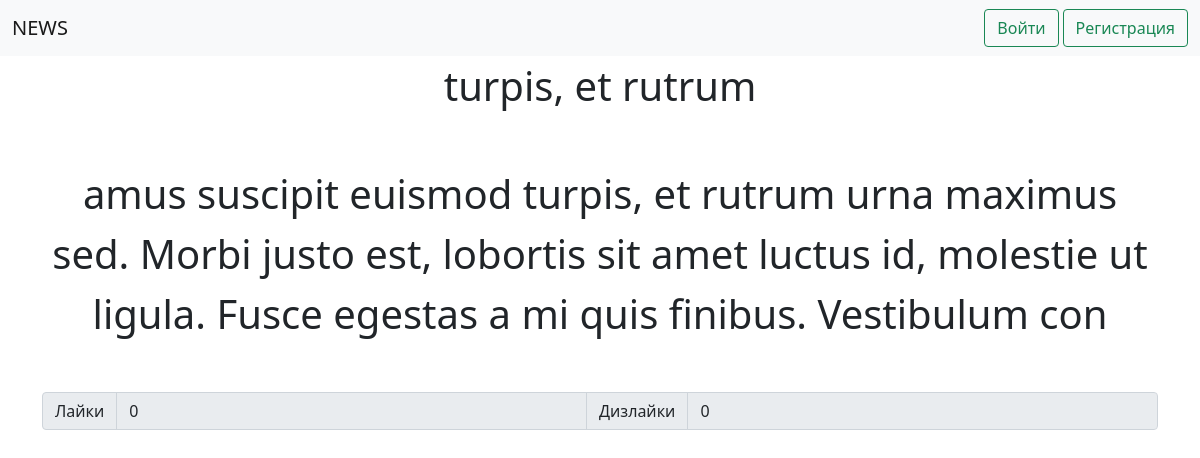
Page /post/post.php?postId=3 on the earlier database version.
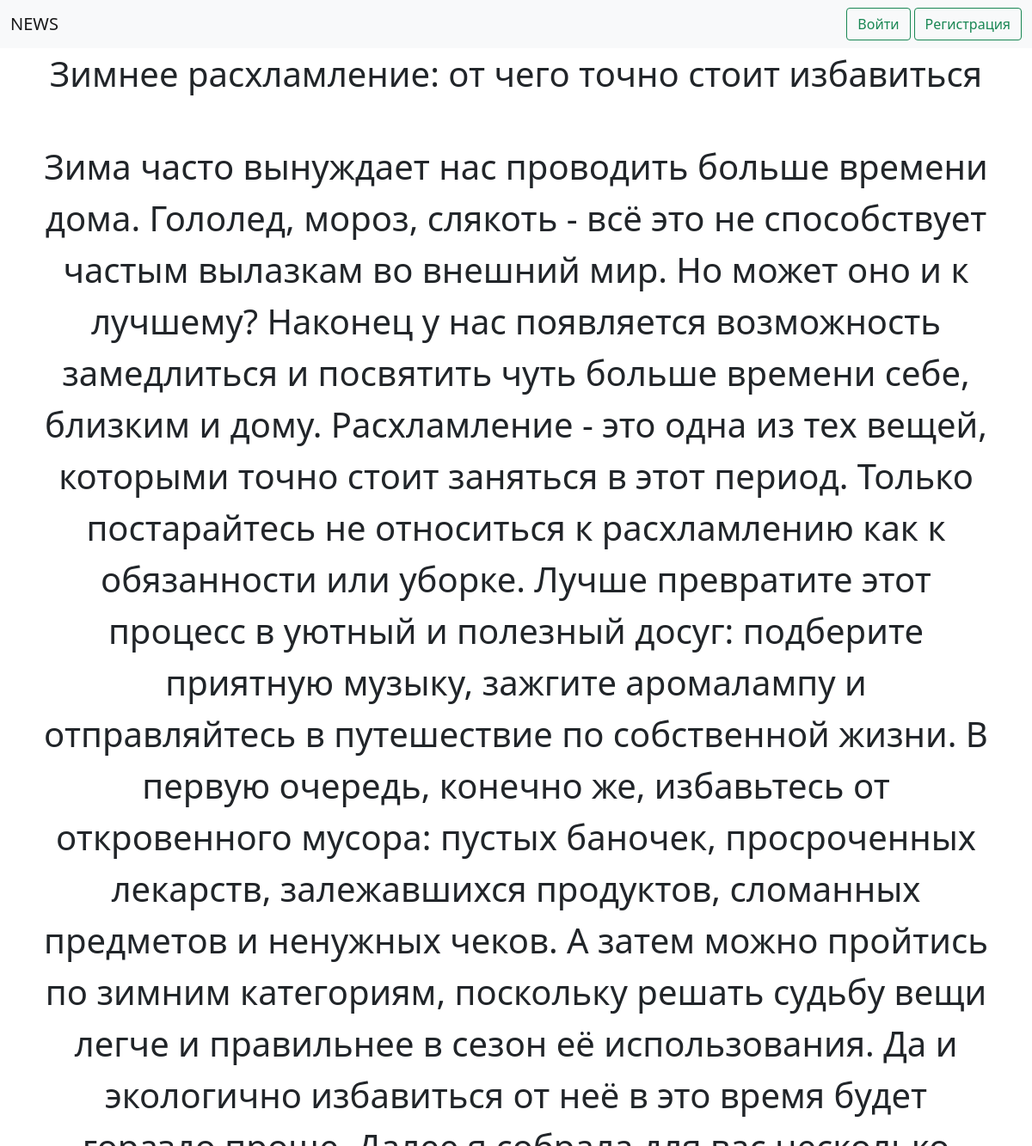
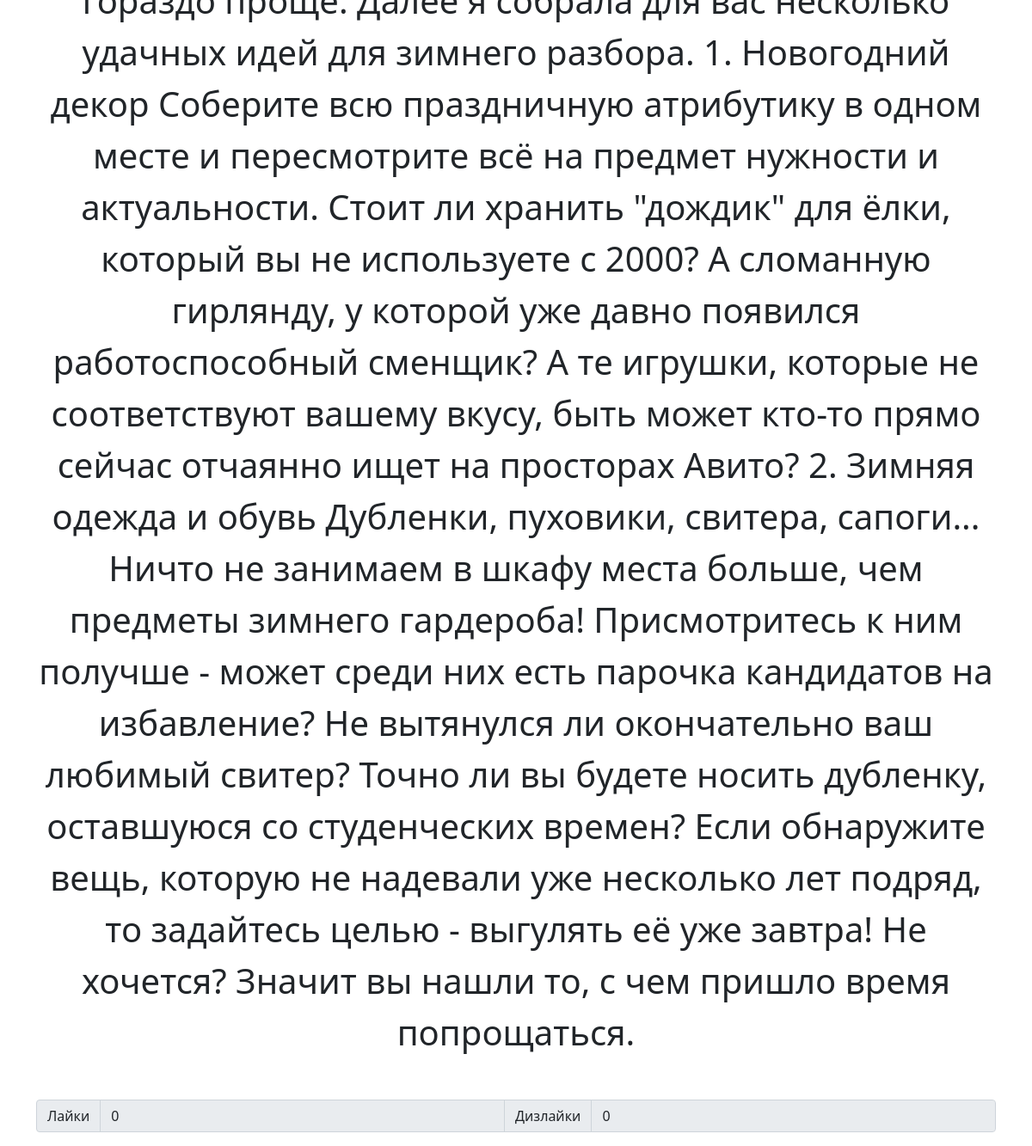
Same page on the later database version (2 pictures, top to bottom).
### tables this page shows
CREATE TABLE posts (
    id INT NOT NULL AUTO_INCREMENT PRIMARY KEY,
    title VARCHAR(100) NOT NULL,
    description VARCHAR(40000) NOT NULL,
    user_id int not null,

    FOREIGN KEY (user_id) REFERENCES users(id) ON DELETE CASCADE
);

### post/post.php (the view, shortened to what this page needs)
<?php require '../layouts/header.php' ?>
<?php
require '../database/database.php';
$postId = null;
if(isset($_GET['postId']) || isset($_POST['input_post_id'])) {
    if(isset($_GET['postId'])) {
        $postId = $_GET['postId'];
    }
    $stmt = $conn->query(
            "
                    select
                        p.id as postId,
                        title,
                        description,
                        (select count(*) from users_posts where users_posts.post_id = p.id and users_posts.type = 'like') as likes_quantity,
                        (select count(*) from users_posts where users_posts.post_id = p.id and users_posts.type = 'dislike') as dislikes_quantity
                    from posts p where id = '$postId'
            ");
    $post = $stmt->fetch();
}
?>
    <div class="container text-center fs-1">
        <div class="mb-5"><?php echo $post['title'] ?></div>
        <div class="mb-5"><?php echo $post['description'] ?></div>
        <div class="input-group mb-3">
            <span class="input-group-text">Лайки</span>
            <input disabled type="text" class="form-control" value="<?php echo $post['likes_quantity'] ?>">
            <span class="input-group-text">Дизлайки</span>
            <input disabled type="text" class="form-control" value="<?php echo $post['dislikes_quantity'] ?>">
        </div>
    </div>
<?php require '../layouts/footer.php' ?>

Differences in the rows shown:
changed posts: title "turpis, et rutrum" → "Зимнее расхламление: от чего точно стоит избавиться"; description "amus suscipit euismod turpis, et rutrum urna maximus sed. Morbi justo est, lobortis sit amet luctus id, molestie ut ligula. Fusce egestas a mi quis finibus. Vestibulum con" → "Зима часто вынуждает нас проводить больше времени дома. Гололед, мороз, слякоть - всё это не способствует частым вылазкам во внешний мир. Но может оно и к лучшему? Наконец у нас появляется возможность замедлиться и посвятить чуть больше времени себе, близким и дому. Расхламление - это одна из тех вещей, которыми точно стоит заняться в этот период. Только постарайтесь не относиться к расхламлению как к обязанности или уборке. Лучше превратите этот процесс в уютный и полезный досуг: подберите приятную музыку, зажгите аромалампу и отправляйтесь в путешествие по собственной жизни. В первую очередь, конечно же, избавьтесь от откровенного мусора: пустых баночек, просроченных лекарств,…"
